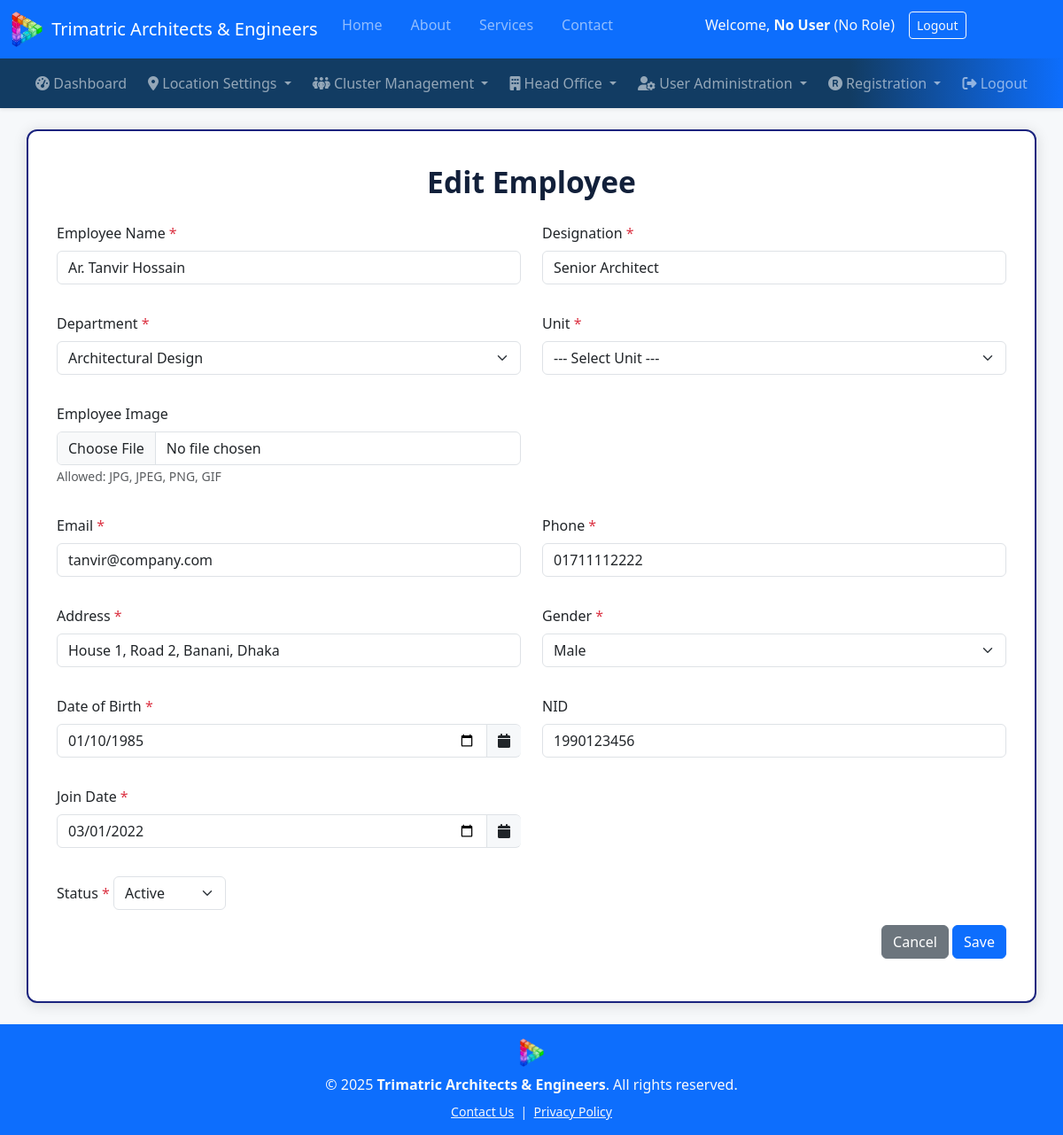
Page /modules/employee/edit_employee.php?id=101 on the committed database.
### tables this page shows
CREATE TABLE `employee_info` (
  `employee_id` int(11) NOT NULL,
  `employee_name` varchar(100) NOT NULL,
  `designation` varchar(100) NOT NULL,
  `unit_id` int(11) NOT NULL,
  `email` varchar(100) DEFAULT NULL,
  `image` varchar(255) DEFAULT NULL,
  `phone` varchar(30) DEFAULT NULL,
  `address` varchar(255) DEFAULT NULL,
  `gender` varchar(10) DEFAULT NULL,
  `date_of_birth` date DEFAULT NULL,
  `nid` varchar(30) DEFAULT NULL,
  `join_date` date DEFAULT NULL,
  `status` tinyint(4) DEFAULT 1,
  `photo` varchar(200) DEFAULT NULL
);

CREATE TABLE `unit` (
  `unit_id` int(11) NOT NULL,
  `unit_name` varchar(100) NOT NULL,
  `department_id` int(11) NOT NULL
);

CREATE TABLE `department` (
  `department_id` int(11) NOT NULL,
  `department_name` varchar(100) NOT NULL
);

### modules/employee/edit_employee.php (the view, shortened to what this page needs)
<?php
require_once(__DIR__ . '/../../config/db.php');
$image_folder = '/trimatric/image/employee';
$employee_id = isset($_GET['id']) ? intval($_GET['id']) : 0;
$stmt = $conn->prepare("SELECT * FROM employee_info WHERE employee_id = ?");
$stmt->bind_param('i', $employee_id);
$stmt->execute();
$result = $stmt->get_result();
$employee = $result->fetch_assoc();
$unit_id = $employee['unit_id'];
$unit_stmt = $conn->prepare("SELECT department_id FROM unit WHERE unit_id = ?");
$unit_stmt->bind_param('i', $unit_id);
$unit_stmt->execute();
$unit_stmt->bind_result($department_id);
$dept_stmt = $conn->prepare("SELECT department_id, department_name FROM department ORDER BY department_name");
$dept_stmt->execute();
$departments = $dept_stmt->get_result()->fetch_all(MYSQLI_ASSOC);
$errors = [];
if ($_SERVER['REQUEST_METHOD'] === 'POST') {
    $employee_name = trim($_POST['employee_name'] ?? '');
    $designation   = trim($_POST['designation'] ?? '');
    $department_id = intval($_POST['department_id'] ?? 0);
    $unit_id       = intval($_POST['unit_id'] ?? 0);
    $email         = trim($_POST['email'] ?? '');
    $phone         = trim($_POST['phone'] ?? '');
    $address       = trim($_POST['address'] ?? '');
    $gender        = trim($_POST['gender'] ?? '');
    $date_of_birth = trim($_POST['date_of_birth'] ?? '');
    $nid           = trim($_POST['nid'] ?? '');
    $join_date     = trim($_POST['join_date'] ?? '');
    $status        = isset($_POST['status']) ? $_POST['status'] : '1';
    $old_image     = trim($_POST['old_image'] ?? '');
    if ($employee_name === '') $errors['employee_name'] = 'Required';
    if ($designation === '')   $errors['designation']   = 'Required';
    if ($department_id < 1)    $errors['department_id'] = 'Required';
    if ($unit_id < 1)          $errors['unit_id']       = 'Required';
    if (!filter_var($email, FILTER_VALIDATE_EMAIL)) $errors['email'] = 'Invalid email';
    if ($phone === '')         $errors['phone'] = 'Required';
    if (!preg_match('/^0\d{10}$/', $phone)) $errors['phone'] = 'Phone must be 11 digits and start with 0.';
    if ($address === '')       $errors['address'] = 'Required';
    if ($gender === '')        $errors['gender']  = 'Required';
    if ($date_of_birth === '') $errors['date_of_birth'] = 'Required';
    if ($join_date === '')     $errors['join_date'] = 'Required';
    $image_file_name = $old_image;
    if (isset($_FILES['image']) && $_FILES['image']['error'] === UPLOAD_ERR_OK) {
        $img = $_FILES['image'];
        $img_ext = strtolower(pathinfo($img['name'], PATHINFO_EXTENSION));
        $allowed = ['jpg', 'jpeg', 'png', 'gif'];
        if (!in_array($img_ext, $allowed)) {
            $errors['image'] = "Only JPG, JPEG, PNG, GIF allowed";
        } else {
            $image_file_name = 'emp_' . $employee_id . '_' . time() . '.' . $img_ext;
            $save_path = $_SERVER['DOCUMENT_ROOT'] . $image_folder . '/' . $image_file_name;
            if (!move_uploaded_file($img['tmp_name'], $save_path)) {
                $errors['image'] = "Failed to upload image";
                $image_file_name = $old_image;
            } else {
                if ($old_image && file_exists($_SERVER['DOCUMENT_ROOT'] . $image_folder . '/' . $old_image)) {
                    @unlink($_SERVER['DOCUMENT_ROOT'] . $image_folder . '/' . $old_image);
                }
            }
        }
    }
    if ($_POST['csrf_token'] !== $_SESSION['csrf_token']) {
        $errors['csrf'] = 'Invalid CSRF token';
    }
    if (!$errors) {
        $stmt = $conn->prepare("UPDATE employee_info SET
            employee_name = ?, designation = ?, unit_id = ?, email = ?, phone = ?, address = ?, gender = ?, date_of_birth = ?, nid = ?, join_date = ?, status = ?, image = ?
            WHERE employee_id = ?");
        $stmt->bind_param("ssisssssssssi", $employee_name, $designation, $unit_id, $email, $phone, $address, $gender, $date_of_birth, $nid, $join_date, $status, $image_file_name, $employee_id);
        $stmt->execute();
        $stmt->close();
        header("Location: employee_list.php");
        exit;
    }
} else {
    $employee_name = $employee['employee_name'];
    $designation   = $employee['designation'];
    $email         = $employee['email'];
    $phone         = $employee['phone'];
    $address       = $employee['address'];
    $gender        = $employee['gender'];
    $date_of_birth = $employee['date_of_birth'];
    $nid           = $employee['nid'];
    $join_date     = $employee['join_date'];
    $status        = $employee['status'];
}
?>
<!DOCTYPE html>
<html lang="en">
<head>
    <link href="https://cdn.jsdelivr.net/npm/bootstrap@5.3.3/dist/css/bootstrap.min.css" rel="stylesheet">
    <link rel="stylesheet" href="https://cdnjs.cloudflare.com/ajax/libs/font-awesome/6.5.0/css/all.min.css">
    <link href="https://cdn.jsdelivr.net/npm/tom-select@2.3.1/dist/css/tom-select.bootstrap5.min.css" rel="stylesheet">
</head>
<body>
<?php require_once(__DIR__ . '/../../include/header.php'); ?>
<?php require_once(__DIR__ . '/../../include/menu_ho.php'); ?>
<div class="container mt-4 mb-4">
    <div class="main-title">Edit Employee</div>
    <form method="post" autocomplete="off" enctype="multipart/form-data" id="employeeForm">
        <div class="row mb-3">
            <div class="col-md-6 mb-3">
                <label class="form-label required">Employee Name</label>
                <input type="text" name="employee_name" class="form-control <?= isset($errors['employee_name']) ? 'is-invalid' : '' ?>" value="<?= htmlspecialchars($employee_name ?? '') ?>" required>
            </div>
            <div class="col-md-6 mb-3">
                <label class="form-label required">Designation</label>
                <input type="text" name="designation" class="form-control <?= isset($errors['designation']) ? 'is-invalid' : '' ?>" value="<?= htmlspecialchars($designation ?? '') ?>" required>
            </div>
        </div>
        <div class="row mb-3">
            <div class="col-md-6 mb-3">
                <label class="form-label required">Department</label>
                <select name="department_id" id="department_id" class="form-select <?= isset($errors['department_id']) ? 'is-invalid' : '' ?>" required>
                    <?php foreach($departments as $dept): ?>
                        <option value="<?= $dept['department_id'] ?>"
                            <?= (isset($department_id) && $department_id == $dept['department_id']) ? 'selected':'' ?>>
                            <?= htmlspecialchars($dept['department_name']) ?>
                        </option>
                    <?php endforeach; ?>
                </select>
            </div>
            <div class="col-md-6 mb-3">
                <label class="form-label required">Unit</label>
                <select name="unit_id" id="unit_id" class="form-select <?= isset($errors['unit_id']) ? 'is-invalid' : '' ?>" required>
                    <option value="">--- Select Unit ---</option>
                </select>
            </div>
        </div>
        <div class="row mb-3">
            <div class="col-md-6 mb-3">
                <label class="form-label">Employee Image</label>
                <input type="file" name="image" class="form-control <?= isset($errors['image']) ? 'is-invalid' : '' ?>" accept="image/*">
                <small class="text-muted">Allowed: JPG, JPEG, PNG, GIF</small>
            </div>
        </div>
        <div class="row mb-3">
            <div class="col-md-6 mb-3">
                <label class="form-label required">Email</label>
                <input type="email" name="email" class="form-control <?= isset($errors['email']) ? 'is-invalid' : '' ?>" value="<?= htmlspecialchars($email ?? '') ?>" required>
            </div>
            <div class="col-md-6 mb-3">
                <label class="form-label required">Phone</label>
                <input type="text" name="phone" class="form-control <?= isset($errors['phone']) ? 'is-invalid' : '' ?>" value="<?= htmlspecialchars($phone ?? '') ?>" required>
            </div>
        </div>
        <div class="row mb-3">
            <div class="col-md-6 mb-3">
                <label class="form-label required">Address</label>
                <input type="text" name="address" class="form-control <?= isset($errors['address']) ? 'is-invalid' : '' ?>" value="<?= htmlspecialchars($address ?? '') ?>" required>
            </div>
            <div class="col-md-6 mb-3">
                <label class="form-label required">Gender</label>
                <select name="gender" class="form-select <?= isset($errors['gender']) ? 'is-invalid' : '' ?>" required>
                    <option value="Male" <?= (isset($gender) && $gender=="Male") ? 'selected':'' ?>>Male</option>
                </select>
            </div>
        </div>
        <div class="row mb-3">
            <div class="col-md-6 mb-3">
                <label class="form-label required">Date of Birth</label>
                <div class="input-group">
                    <input type="date" name="date_of_birth" class="form-control <?= isset($errors['date_of_birth']) ? 'is-invalid' : '' ?>" value="<?= htmlspecialchars($date_of_birth ?? '') ?>" required>
                    <span class="input-group-text"><i class="fa fa-calendar"></i></span>
                </div>
            </div>
            <div class="col-md-6 mb-3">
                <label class="form-label">NID</label>
                <input type="text" name="nid" class="form-control" value="<?= htmlspecialchars($nid ?? '') ?>">
            </div>
        </div>
        <div class="row mb-3">
            <div class="col-md-6 mb-3">
                <label class="form-label required">Join Date</label>
                <div class="input-group">
                    <input type="date" name="join_date" class="form-control <?= isset($errors['join_date']) ? 'is-invalid' : '' ?>" value="<?= htmlspecialchars($join_date ?? '') ?>" required>
                    <span class="input-group-text"><i class="fa fa-calendar"></i></span>
                </div>
            </div>
        </div>
        <div class="mb-3">
            <label for="status" class="form-label required">Status</label>
            <select class="form-select status-small" name="status" id="status" required>
                <option value="1" <?=((isset($status) && $status=='1')?'selected':'')?>>Active</option>
            </select>
        </div>
        <div class="mb-3 text-end">
            <a href="employee_list.php" class="btn btn-secondary">Cancel</a>
            <button class="btn btn-primary" type="submit">Save</button>
        </div>
    </form>
</div>
<?php require_once(__DIR__ . '/../../include/footer.php'); ?>
</body>
</html>

### modules/employee/edit_employee.php (style rules this page uses)
body { background: #f6f8fa; }
.container { background: #fff; border-radius: 12px; box-shadow: 0 2px 16px #0002; padding: 2rem; margin-bottom: 2rem; border-left: 2px solid #1a237e; border-right: 2px solid #1a237e; border-bottom: 2px solid #1a237e; border-top: 2px solid #1a237e; }
.main-title { font-size: 2.1rem; font-weight: bold; color: #12203a; text-align: center; margin-bottom: 1.3rem; }
.form-label.required:after { content:" *"; color: #dc3545; }
.input-group-text { background: #f6f8fa; border-right: 0; cursor:pointer; }
.status-small { max-width: 180px; min-width: 120px; width:auto; display: inline-block; }

### rows in the picture
employee_info: employee_name "Ar. Tanvir Hossain", designation "Senior Architect", email "tanvir@company.com", phone "01711112222", address "House 1, Road 2, Banani, Dhaka", gender "Male", date_of_birth "01/10/1985", nid "1990123456", join_date "03/01/2022", status "Active"
unit: department_id "Architectural Design"

### other values in the picture
$user_name "No User"
$role_name "No Role"
